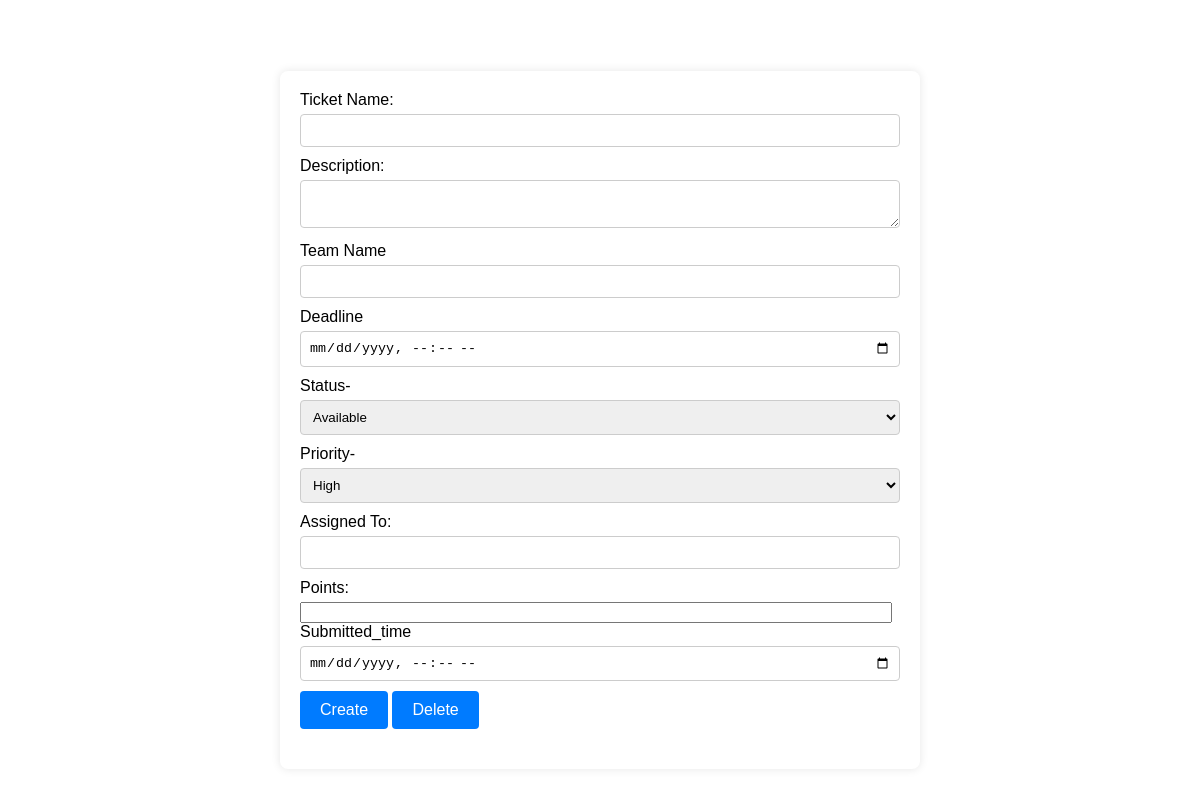
Page /work2/ticket (signed in) on the earlier database version.
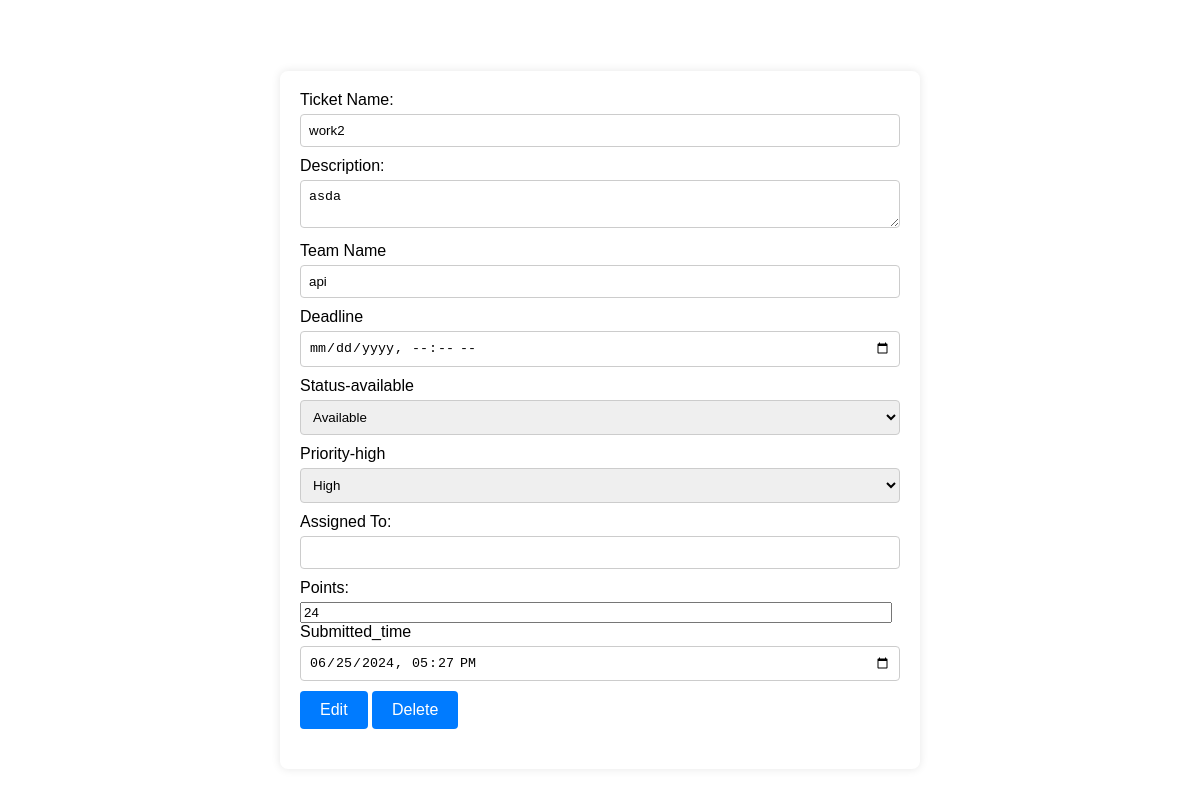
Same page on the later database version.
### tables this page shows
CREATE TABLE kdTickets (                                 tname TEXT,                                 description TEXT,                                 team TEXT,                                 deadline TEXT,                                 status TEXT,                                 priority TEXT,                                 assigned_for TEXT,                                 points TEXT,                                submitted_time TEXT,                                 assigned_by TEXT                             );

### flaskr/home.py (the view)
@bp.route('/<tname>/ticket',methods=["GET","POST"])
def render(tname):
    if request.method == "POST":
        return jsonify(success=True)
    db = get_db()
    t = session["cname"] + "Tickets"
    existing_ticket = db.execute(
        f'SELECT * FROM {t} WHERE tname = ?' , (tname,)
    ).fetchone()
    try:
        if existing_ticket:
            assigned_for = json.loads(existing_ticket['assigned_for']) if existing_ticket['assigned_for'] else []
        else:
            assigned_for=''
    except json.JSONDecodeError:
        assigned_for = []
    print(existing_ticket)
    return render_template('ticket.html',ticket=existing_ticket,position=session["position"],assignedfor=assigned_for,memname=session["mname"])

### flaskr/auth.py (called while the page is built)
@bp.before_app_request
def load_logged_in_user():
    mem = session.get('mname')
    club = session.get('cname')
    if mem is None or club is None:
        g.member = None
    else:
        g.member = get_db().execute(
            'SELECT * FROM belongsTo WHERE club_name = ? AND mem_name = ?', (club, mem)
        ).fetchone()

### flaskr/db.py (called while the page is built)
def get_db():
    if 'db' not in g:
        g.db = sqlite3.connect(
            current_app.config['DATABASE'],
            detect_types=sqlite3.PARSE_DECLTYPES
        )
        g.db.row_factory = sqlite3.Row
    return g.db

### flaskr/templates/ticket.html (shortened to what this page needs)
<!DOCTYPE html>
<html lang="en">
<head>
    <link rel="stylesheet" type="text/css" href="{{ url_for('static', filename='ticket.css') }}">
</head>
<body>
<main class="flex-container">
    <div class="main-content">
    <form id ="ticketForm"  method="POST">
        <label for="tname">Ticket Name:</label>
        <input type="text" id="tname" name="tname" value="{{ ticket.tname  if ticket else '' }}" required>
        <label for="description">Description:</label>
        <textarea id="description" name="description" rows>{{ ticket.description if ticket else "" }}</textarea>
        <label for="team">Team Name</label>
        <input type="text" id="team" name="team" value="{{ ticket.team if ticket else '' }}">
        <label for="deadline">Deadline</label>
        <input type="datetime-local" id="deadline" name="deadline" value="{{ ticket.team if ticket else '' }}">
        <label for="status">Status-{{ ticket.status if ticket else '' }}</label>
        <select id="status" name="status">
            <option value="available">Available</option>
        </select>
        <label for="priority">Priority-{{ ticket.priority }}</label>
        <select id="priority" name="priority">
            <option value="high">High</option>
        </select>
        <label for="assigned_for">Assigned To:</label>
        <input type="text" id="assigned_for" name="assigned_for" value="{{ ticket.assigned_for }}">
        <label for="points">Points:</label>
        <input type="number" id="points" name="points" value="{{ ticket.points if ticket else '' }}">
        <label for="submitted_time">Submitted_time</label>
        <input type="datetime-local" id="submitted_time" name="submitted_time" value="{{ ticket.submitted_time if ticket else '' }}"><br>
        {% if position == 'creater' or  (position == 'president' and memname == ticket.assigned_by) %}
                <button type="button" onclick="crud_ticket()">{{ 'Create' if not ticket else 'Edit' }}</button>
                <button type="button" onclick='del_ticket()'>Delete</button>
        {% endif %}
    </form>
    </div>
</main>
</body>
</html>

### flaskr/static/ticket.css (style rules this page uses)
#ticketForm { margin-bottom: 20px; overflow: hidden; }
label { display: block; margin-bottom: 5px; }
input[type="text"], input[type="datetime-local"], textarea, select { width: 100%; padding: 8px; margin-bottom: 10px; border: 1px solid #ccc; border-radius: 4px; box-sizing: border-box; }
input[type="number"] { width: calc(100% - 16px); }
button { padding: 10px 20px; background-color: #007bff; color: #fff; border: none; border-radius: 4px; cursor: pointer; font-size: 16px; }
.flex-container { display: flex; justify-content: center; align-items: center; height: 100vh; padding: 20px; overflow: auto; }
.main-content { max-width: 600px; width: 100%; padding: 20px; background-color: #fff; border-radius: 8px; box-shadow: 0 0 10px rgba(0, 0, 0, 0.1); overflow: auto; }

### flaskr/templates/ticket.html (style rules this page uses)
body { font-family: Arial, sans-serif; margin: 0; padding: 0; background-color:rgba(255,255,255,0.4); }

Differences in the rows shown:
added kdTickets: tname "work2", description "asda", team "api", status "available", priority "high", points "24", submitted_time "06/25/2024 17:27"
Other differences:
{{ 'Create' if not ticket else 'Edit' }}: "Create" → "Edit"
